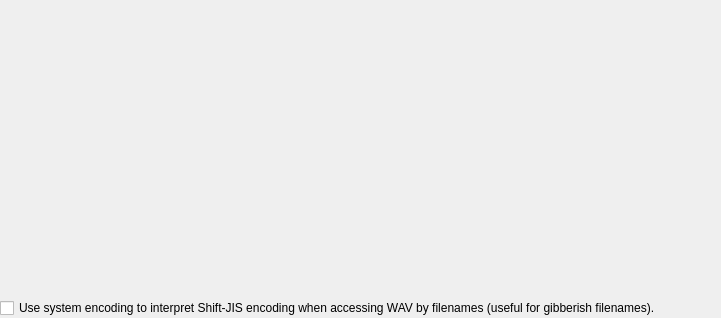
<?xml version="1.0" encoding="UTF-8"?>
<ui version="4.0">
 <class>ReplaceFileNameOptionWidget</class>
 <widget class="QWidget" name="ReplaceFileNameOptionWidget">
  <property name="geometry">
   <rect>
    <x>0</x>
    <y>0</y>
    <width>721</width>
    <height>318</height>
   </rect>
  </property>
  <property name="windowTitle">
   <string>Form</string>
  </property>
  <layout class="QVBoxLayout" name="verticalLayout">
   <property name="leftMargin">
    <number>0</number>
   </property>
   <property name="topMargin">
    <number>0</number>
   </property>
   <property name="rightMargin">
    <number>0</number>
   </property>
   <property name="bottomMargin">
    <number>0</number>
   </property>
   <item>
    <widget class="ReplaceRulesWidget" name="rulesWidget" native="true"/>
   </item>
   <item>
    <widget class="QCheckBox" name="interpretBySystemEncodingCheckBox">
     <property name="text">
      <string>Use system encoding to interpret Shift-JIS encoding when accessing WAV by filenames (useful for gibberish filenames).</string>
     </property>
    </widget>
   </item>
  </layout>
 </widget>
 <customwidgets>
  <customwidget>
   <class>ReplaceRulesWidget</class>
   <extends>QWidget</extends>
   <header>utils/widgets/replaceruleswidget.h</header>
   <container>1</container>
  </customwidget>
 </customwidgets>
 <resources/>
 <connections/>
</ui>
